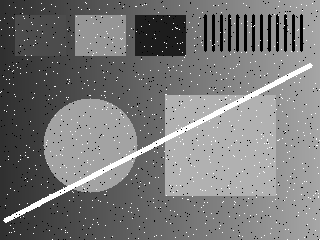
#> input picture 20261104/02_응용/data/noisy_gray.png, 320 x 240 px
$ python 03_filters.py
#> lines starting #> are read from the running program, lines starting #| are printed output that depends on the picture
from pathlib import Path
import os
import cv2
import numpy as np

# 제공 코드: 어느 작업 폴더에서 실행해도 현재 파일 옆의 입력을 읽습니다.
# OpenCV에는 영문 상대 경로를 전달합니다. 원본 파일은 덮어쓰지 않습니다.
os.chdir(Path(__file__).resolve().parent)

import csv
import json
from time import perf_counter
Path("outputs").mkdir(exist_ok=True)

gray = cv2.imread("data/noisy_gray.png", cv2.IMREAD_GRAYSCALE)
#> gray is the input picture: shape (240, 320); min 0, max 255, mean 121.1
# >>> TODO A03
# 같은 gray에 Gaussian (5,5), sigmaX=0과 Median ksize=5를 각각 적용하세요.
gaussian = gray.copy()
median = gray.copy()
# <<< TODO A03
rows = []
for name, result in [("original", gray), ("gaussian", gaussian), ("median", median)]:
    edge = cv2.Canny(result, 80, 160)
    cv2.imwrite(f"outputs/p03_{name}.png", result)
    cv2.imwrite(f"outputs/p03_{name}_edge.png", edge)
    rows.append([name, int(np.count_nonzero(edge))])
#> this loop made 3 passes
#> name on passes 1 to 3: 'original', 'gaussian', 'median'
#> pass 1, `edge = cv2.Canny(result, 80, 160)`:
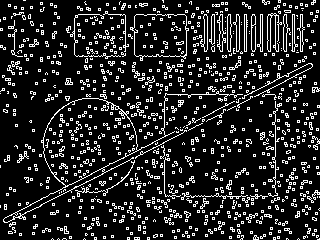
#> edge: shape (240, 320); 15% white in thin lines or dots
#> after the loop, rows = [['original', 11507], ['gaussian', 11507], ['median', 11507]]
with open("outputs/p03_edges.csv", "w", encoding="utf-8-sig", newline="") as f:
    w = csv.writer(f); w.writerow(["filter", "edge_pixels"]); w.writerows(rows)
print(rows)
#| [['original', 11507], ['gaussian', 11507], ['median', 11507]]
print("Edge가 많다고 무조건 좋지 않습니다. 잡음 경계일 수도 있습니다.")
